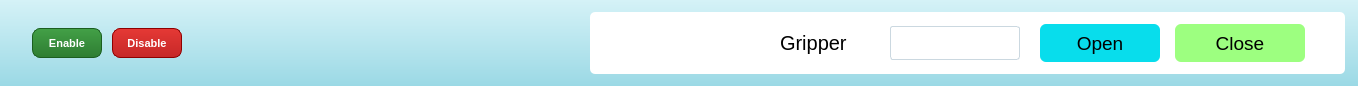
     <widget class="QFrame" name="RobotGlobalControl">
      <property name="geometry">
       <rect>
        <x>12</x>
        <y>12</y>
        <width>1358</width>
        <height>86</height>
       </rect>
      </property>
      <property name="styleSheet">
       <string>background: qlineargradient(x1:0,y1:0,x2:0,y2:1, stop:0 #d5f2f7, stop:1 #9bd9e5); border-radius:18px;</string>
      </property>
      <widget class="QPushButton" name="btnRobotEnable">
       <property name="geometry">
        <rect>
         <x>32</x>
         <y>28</y>
         <width>70</width>
         <height>30</height>
        </rect>
       </property>
       <property name="sizePolicy">
        <sizepolicy hsizetype="Fixed" vsizetype="Fixed">
         <horstretch>0</horstretch>
         <verstretch>0</verstretch>
        </sizepolicy>
       </property>
       <property name="minimumSize">
        <size>
         <width>70</width>
         <height>30</height>
        </size>
       </property>
       <property name="maximumSize">
        <size>
         <width>70</width>
         <height>30</height>
        </size>
       </property>
       <property name="font">
        <font>
         <family>Arial</family>
         <pointsize>8</pointsize>
         <weight>75</weight>
         <bold>true</bold>
        </font>
       </property>
       <property name="styleSheet">
        <string notr="true">#btnRobotEnable {
    color: white;
    font-weight: bold;
    background: qlineargradient(x1:0, y1:0, x2:0, y2:1, stop:0 #43a047, stop:1 #2e7d32);
    border: 1px solid #1b5e20;
    border-radius: 8px;
    padding: 2px 6px;
}
#btnRobotEnable:hover {
    background: qlineargradient(x1:0, y1:0, x2:0, y2:1, stop:0 #66bb6a, stop:1 #388e3c);
    border: 1px solid #a5d6a7;
}
#btnRobotEnable:pressed {
    background: qlineargradient(x1:0, y1:0, x2:0, y2:1, stop:0 #1b5e20, stop:1 #0d3d12);
    border: 1px solid #0b2e0f;
    padding-top: 3px;
    padding-left: 7px;
}</string>
       </property>
       <property name="text">
        <string>Enable</string>
       </property>
      </widget>
      <widget class="QPushButton" name="btnRobotDisable">
       <property name="geometry">
        <rect>
         <x>112</x>
         <y>28</y>
         <width>70</width>
         <height>30</height>
        </rect>
       </property>
       <property name="sizePolicy">
        <sizepolicy hsizetype="Fixed" vsizetype="Fixed">
         <horstretch>0</horstretch>
         <verstretch>0</verstretch>
        </sizepolicy>
       </property>
       <property name="minimumSize">
        <size>
         <width>70</width>
         <height>30</height>
        </size>
       </property>
       <property name="maximumSize">
        <size>
         <width>70</width>
         <height>30</height>
        </size>
       </property>
       <property name="font">
        <font>
         <family>Arial</family>
         <pointsize>8</pointsize>
         <weight>75</weight>
         <bold>true</bold>
        </font>
       </property>
       <property name="styleSheet">
        <string notr="true">#btnRobotDisable {
    color: white;
    font-weight: bold;
    background: qlineargradient(x1:0, y1:0, x2:0, y2:1, stop:0 #e53935, stop:1 #c62828);
    border: 1px solid #8e0000;
    border-radius: 8px;
    padding: 2px 6px;
}
#btnRobotDisable:hover {
    background: qlineargradient(x1:0, y1:0, x2:0, y2:1, stop:0 #ef5350, stop:1 #d32f2f);
    border: 1px solid #ffb3b3;
}
#btnRobotDisable:pressed {
    background: qlineargradient(x1:0, y1:0, x2:0, y2:1, stop:0 #8e0000, stop:1 #5f0000);
    border: 1px solid #4a0000;
    padding-top: 3px;
    padding-left: 7px;
}</string>
       </property>
       <property name="text">
        <string>Disable</string>
       </property>
      </widget>
      <widget class="QFrame" name="GripperControlGroup">
       <property name="geometry">
        <rect>
         <x>590</x>
         <y>12</y>
         <width>755</width>
         <height>62</height>
        </rect>
       </property>
       <property name="styleSheet">
        <string>background:white; border-radius:5px;</string>
       </property>
       <widget class="QLabel" name="lblGripper">
        <property name="geometry">
         <rect>
          <x>190</x>
          <y>10</y>
          <width>101</width>
          <height>41</height>
         </rect>
        </property>
        <property name="font">
         <font>
          <family>Arial</family>
          <pointsize>15</pointsize>
         </font>
        </property>
        <property name="styleSheet">
         <string>color:black; background:transparent; border:0px;</string>
        </property>
        <property name="text">
         <string>Gripper</string>
        </property>
       </widget>
       <widget class="QLineEdit" name="txtGripperPosition">
        <property name="geometry">
         <rect>
          <x>300</x>
          <y>14</y>
          <width>130</width>
          <height>34</height>
         </rect>
        </property>
        <property name="styleSheet">
         <string>QLineEdit { background:white; border-radius:3px; border:1px solid #cbd8e0; padding-left:6px; color:black;}</string>
        </property>
       </widget>
       <widget class="QPushButton" name="btnGripperOpen">
        <property name="geometry">
         <rect>
          <x>450</x>
          <y>12</y>
          <width>120</width>
          <height>38</height>
         </rect>
        </property>
        <property name="font">
         <font>
          <family>Arial</family>
          <pointsize>14</pointsize>
         </font>
        </property>
        <property name="styleSheet">
         <string>QPushButton{background:#08ddec; border-radius:6px;}</string>
        </property>
        <property name="text">
         <string>Open</string>
        </property>
       </widget>
       <widget class="QPushButton" name="btnGripperClose">
        <property name="geometry">
         <rect>
          <x>585</x>
          <y>12</y>
          <width>130</width>
          <height>38</height>
         </rect>
        </property>
        <property name="font">
         <font>
          <family>Arial</family>
          <pointsize>14</pointsize>
         </font>
        </property>
        <property name="styleSheet">
         <string>QPushButton{background:#9dff80; border-radius:6px;}</string>
        </property>
        <property name="text">
         <string>Close</string>
        </property>
       </widget>
      </widget>
     </widget>
